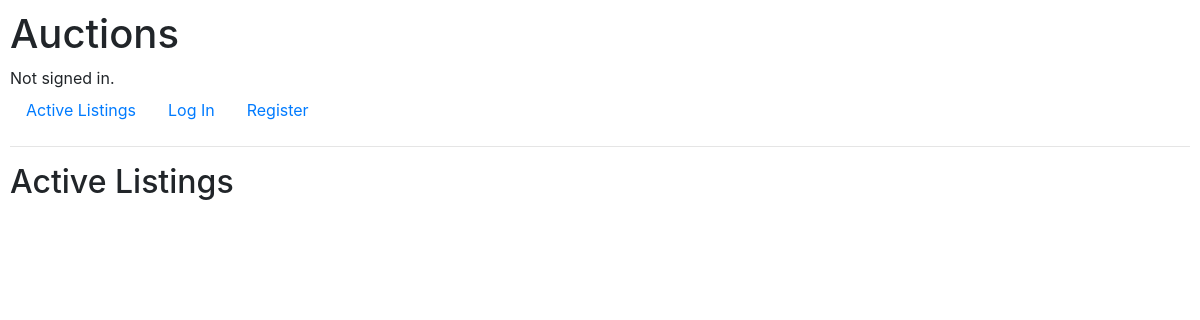
The app's page /, older data.
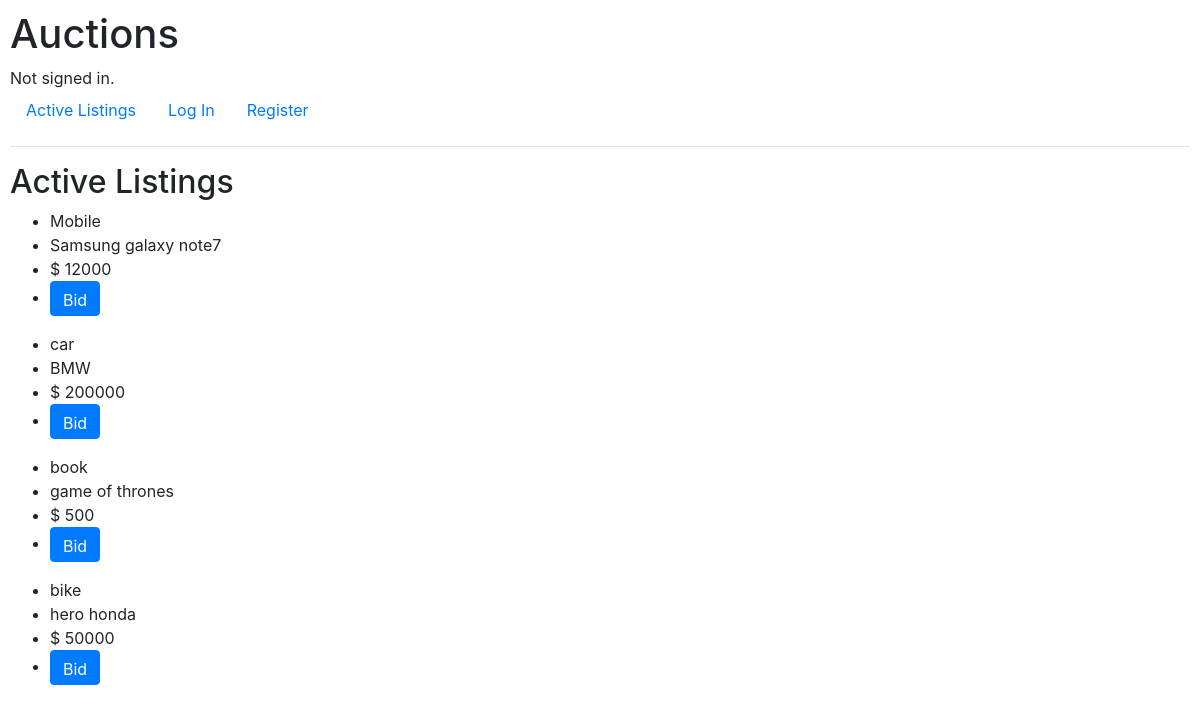
The same page, newer data.
### auctions/models.py (models this page shows, shortened)
class Listing(models.Model):
    title = models.CharField(max_length=64)
    details = models.TextField(default='')
    price = models.IntegerField()
    owner = models.CharField(max_length=64)

### auctions/views.py (the view)
# urls.py: path("", views.index, name="index"),
def index(request):
    if request.method == "POST" :
        listing = Listing(title=request.POST['title'] , details=request.POST['details'] , price=int(request.POST['price']) , owner=request.user.username )
        listing.save()
    return render(request, "auctions/index.html" , {
        "listings": Listing.objects.all()
    })

### auctions/templates/auctions/index.html
{% extends "auctions/layout.html" %}
{% block body %}
    <h2>Active Listings</h2>
        {% for listing in listings %}
            <ul>
                <li>{{listing.title}}</li>
                <li>{{listing.details}}</li>
                <li>$ {{listing.price}}</li>
                <li><form action="{% url 'bid' listing.id %}">
                    <input class="btn btn-primary" type="submit" value="Bid" style="height: 35px;">
                    </form>
                </li>
            </ul>
        {% endfor %}
{% endblock %}

### auctions/templates/auctions/layout.html (shortened to what this page needs)
{% load static %}
<!DOCTYPE html>
<html lang="en">
    <head>
        <link rel="stylesheet" href="https://stackpath.bootstrapcdn.com/bootstrap/4.4.1/css/bootstrap.min.css">
        <link href="{% static 'auctions/styles.css' %}" rel="stylesheet">
    </head>
    <body>
        <h1>Auctions</h1>
        <div>
            {% if user.is_authenticated %}
                Signed in as <strong>{{ user.username }}</strong>.
            {% else %}
                Not signed in.
            {% endif %}
        </div>
        <ul class="nav">
            <li class="nav-item">
                <a class="nav-link" href="{% url 'index' %}">Active Listings</a>
            </li>
            {% if user.is_authenticated %}
                <li class="nav-item">
                    <a class="nav-link" href="{% url 'logout' %}">Log Out</a>
                </li>
            {% else %}
                <li class="nav-item">
                    <a class="nav-link" href="{% url 'login' %}">Log In</a>
                </li>
                <li class="nav-item">
                    <a class="nav-link" href="{% url 'register' %}">Register</a>
                </li>
            {% endif %}
        </ul>
        <hr>
        {% block body %}
        {% endblock %}
    </body>
</html>

### auctions/static/auctions/styles.css (style rules this page uses)
body { padding: 10px; }

Row changes from the older to the newer data that the page shows:
added Listing: title "Mobile", details "Samsung galaxy note7", price "12000"
added Listing: title "car", details "BMW", price "200000"
added Listing: title "book", details "game of thrones", price "500"
added Listing: title "bike", details "hero honda", price "50000"
